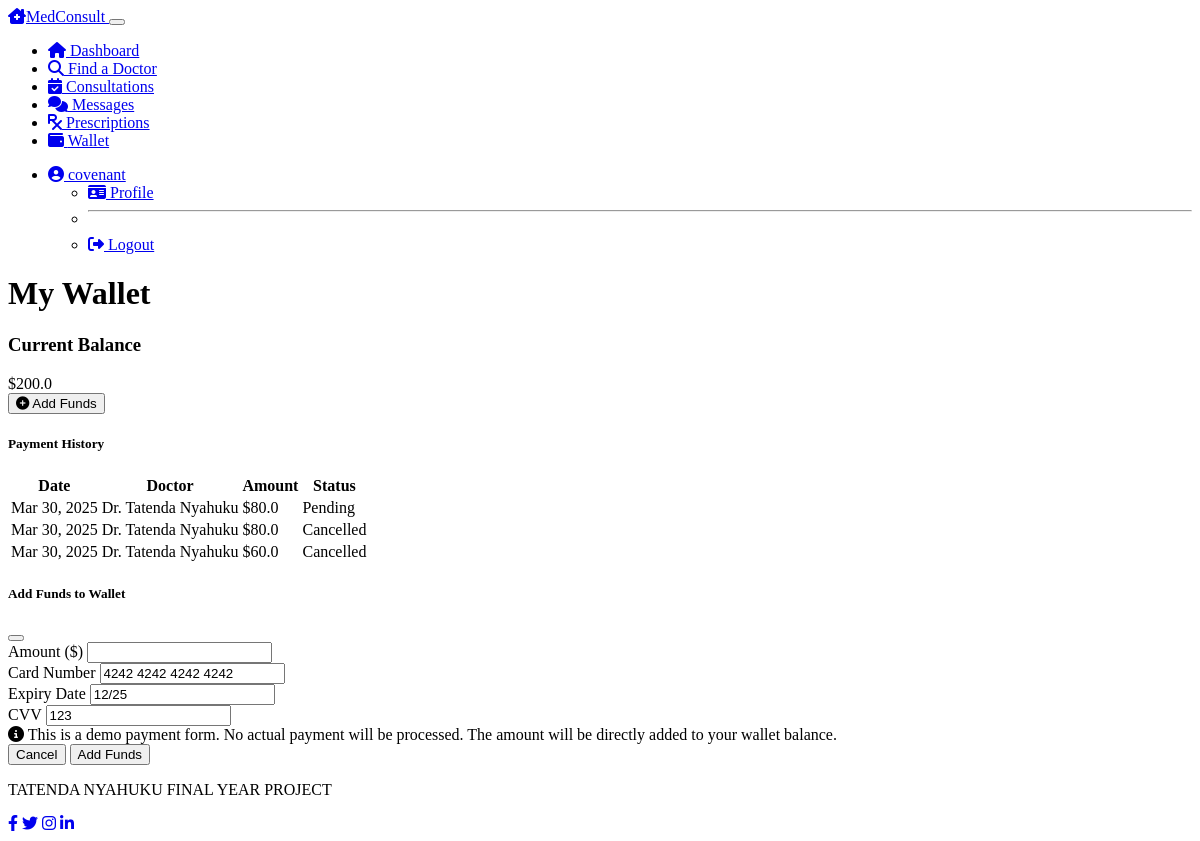
/patient/wallet (signed in), run on the app's committed database.
### models.py (models this page shows, shortened)
class User(UserMixin, db.Model):
    __tablename__ = 'users'
    id = db.Column(db.Integer, primary_key=True)
    email = db.Column(db.String(120), unique=True, nullable=False)
    username = db.Column(db.String(64), nullable=False)
    password_hash = db.Column(db.String(256), nullable=False)
    role = db.Column(db.String(20), nullable=False)  # 'patient', 'doctor', 'admin'
    created_at = db.Column(db.DateTime, default=datetime.utcnow)
    patient = db.relationship('Patient', backref='user', uselist=False, lazy=True)
    doctor = db.relationship('Doctor', backref='user', uselist=False, lazy=True)

class Patient(db.Model):
    __tablename__ = 'patients'
    id = db.Column(db.Integer, primary_key=True)
    user_id = db.Column(db.Integer, db.ForeignKey('users.id'), nullable=False)
    first_name = db.Column(db.String(50), nullable=False)
    last_name = db.Column(db.String(50), nullable=False)
    date_of_birth = db.Column(db.Date, nullable=True)
    phone_number = db.Column(db.String(20), nullable=True)
    address = db.Column(db.String(200), nullable=True)
    consultations = db.relationship('Consultation', backref='patient', lazy=True)
    wallet_balance = db.Column(db.Float, default=0.0)

class Payment(db.Model):
    __tablename__ = 'payments'
    id = db.Column(db.Integer, primary_key=True)
    consultation_id = db.Column(db.Integer, db.ForeignKey('consultations.id'), nullable=False)
    amount = db.Column(db.Float, nullable=False)
    status = db.Column(db.String(50), default='pending')  # pending, completed, refunded
    timestamp = db.Column(db.DateTime, default=datetime.utcnow)
    consultation = db.relationship('Consultation', foreign_keys=[consultation_id])

class Doctor(db.Model):
    __tablename__ = 'doctors'
    id = db.Column(db.Integer, primary_key=True)
    user_id = db.Column(db.Integer, db.ForeignKey('users.id'), nullable=False)
    first_name = db.Column(db.String(50), nullable=False)
    last_name = db.Column(db.String(50), nullable=False)
    specialty = db.Column(db.String(100), nullable=False)
    license_number = db.Column(db.String(50), nullable=False)
    qualifications = db.Column(db.Text, nullable=True)
    min_fee = db.Column(db.Float, nullable=False)
    max_fee = db.Column(db.Float, nullable=False)
    is_verified = db.Column(db.Boolean, default=False)
    consultations = db.relationship('Consultation', backref='doctor', lazy=True)

### routes.py (the view, shortened to what this page needs)
@app.route('/patient/wallet', methods=['GET', 'POST'])
@login_required
@patient_required
def patient_wallet():
    payments = Payment.query.join(Consultation).filter(
        Consultation.patient_id == current_user.patient.id
    ).order_by(Payment.timestamp.desc()).all()
    return render_template('patient/wallet.html',
                          title='My Wallet',
                          wallet_balance=current_user.patient.wallet_balance,
                          payments=payments)

### models.py (called while the page is built)
@login_manager.user_loader
def load_user(user_id):
    user = User.query.get(int(user_id))
    if user:
        return user
    return None

### routes.py (called while the page is built)
def patient_required(f):
    @wraps(f)
    def decorated_function(*args, **kwargs):
        if not current_user.is_authenticated or current_user.role != 'patient':
            flash('Access denied: Patient access required', 'danger')
            return redirect(url_for('login'))
        return f(*args, **kwargs)
    return decorated_function

### templates/patient/wallet.html (shortened to what this page needs)
{% extends "layout.html" %}
{% block content %}
<div class="row mb-4">
    <div class="col-12">
        <h1 class="mb-4">My Wallet</h1>
    </div>
</div>
<div class="row">
    <div class="col-md-4 mb-4">
        <div class="card bg-dark text-light h-100">
            <div class="card-body text-center">
                <h3 class="mb-4">Current Balance</h3>
                <div class="display-4 mb-4">${{ wallet_balance|round(2) }}</div>
                <button class="btn btn-primary" data-bs-toggle="modal" data-bs-target="#addFundsModal">
                    <i class="fas fa-plus-circle me-1"></i> Add Funds
                </button>
            </div>
        </div>
    </div>
    <div class="col-md-8">
        <div class="card bg-dark text-light">
            <div class="card-header">
                <h5 class="mb-0">Payment History</h5>
            </div>
            <div class="card-body">
                {% if payments %}
                    <div class="table-responsive">
                        <table class="table table-dark table-striped">
                            <thead>
                                <tr>
                                    <th>Date</th>
                                    <th>Doctor</th>
                                    <th>Amount</th>
                                    <th>Status</th>
                                </tr>
                            </thead>
                            <tbody>
                                {% for payment in payments %}
                                    <tr>
                                        <td>{{ payment.timestamp.strftime('%b %d, %Y') }}</td>
                                        <td>Dr. {{ payment.consultation.doctor.first_name }} {{ payment.consultation.doctor.last_name }}</td>
                                        <td>${{ payment.amount }}</td>
                                        <td>
                                            {% if payment.status == 'pending' %}
                                                {% if payment.consultation.status == 'cancelled' %}
                                                    <span class="badge bg-secondary">Cancelled</span>
                                                {% else %}
                                                    <span class="badge bg-warning text-dark">Pending</span>
                                                {% endif %}
                                            {% elif payment.status == 'completed' %}
                                                <span class="badge bg-success">Completed</span>
                                            {% elif payment.status == 'refunded' %}
                                                <span class="badge bg-info">Refunded</span>
                                            {% endif %}
                                        </td>
                                    </tr>
                                {% endfor %}
                            </tbody>
                        </table>
                    </div>
                {% else %}
                    <div class="alert alert-info">
                        <i class="fas fa-info-circle me-2"></i>
                        No payment history yet.
                    </div>
                {% endif %}
            </div>
        </div>
    </div>
</div>
<div class="modal fade" id="addFundsModal" tabindex="-1" aria-labelledby="addFundsModalLabel" aria-hidden="true">
    <div class="modal-dialog">
        <div class="modal-content bg-dark text-light">
            <div class="modal-header">
                <h5 class="modal-title" id="addFundsModalLabel">Add Funds to Wallet</h5>
                <button type="button" class="btn-close" data-bs-dismiss="modal" aria-label="Close"></button>
            </div>
            <div class="modal-body">
                <form id="add-funds-form" method="post" action="{{ url_for('patient_wallet') }}">
                    <div class="form-group mb-3">
                        <label for="amount" class="form-label">Amount ($)</label>
                        <input type="number" class="form-control" id="amount" name="amount" min="10" step="1" required>
                    </div>
                    <div class="form-group mb-3">
                        <label for="cardNumber" class="form-label">Card Number</label>
                        <input type="text" class="form-control" id="cardNumber" placeholder="**** **** **** ****" value="4242 4242 4242 4242" required>
                    </div>
                    <div class="row mb-3">
                        <div class="col-md-6">
                            <label for="expiryDate" class="form-label">Expiry Date</label>
                            <input type="text" class="form-control" id="expiryDate" placeholder="MM/YY" value="12/25" required>
                        </div>
                        <div class="col-md-6">
                            <label for="cvv" class="form-label">CVV</label>
                            <input type="text" class="form-control" id="cvv" placeholder="***" value="123" required>
                        </div>
                    </div>
                    <div class="alert alert-info">
                        <i class="fas fa-info-circle me-2"></i>
                        This is a demo payment form. No actual payment will be processed.
                        The amount will be directly added to your wallet balance.
                    </div>
            </div>
            <div class="modal-footer">
                <button type="button" class="btn btn-secondary" data-bs-dismiss="modal">Cancel</button>
                <button type="submit" class="btn btn-primary">Add Funds</button>
            </div>
        </div>
    </div>
</div>
{% endblock %}

### templates/patient/navbar.html (shortened to what this page needs)
<nav class="navbar navbar-expand-lg navbar-dark bg-dark">
    <div class="container">
        <a class="navbar-brand" href="{{ url_for('patient_dashboard') }}">
            <i class="fas fa-clinic-medical me-2"></i>MedConsult
        </a>
        <button class="navbar-toggler" type="button" data-bs-toggle="collapse" data-bs-target="#navbarPatient" aria-controls="navbarPatient" aria-expanded="false" aria-label="Toggle navigation">
        </button>
        <div class="collapse navbar-collapse" id="navbarPatient">
            <ul class="navbar-nav me-auto">
                <li class="nav-item">
                    <a class="nav-link {% if request.path == url_for('patient_dashboard') %}active{% endif %}" href="{{ url_for('patient_dashboard') }}">
                        <i class="fas fa-home me-1"></i> Dashboard
                    </a>
                </li>
                <li class="nav-item">
                    <a class="nav-link {% if request.path == url_for('find_doctor') %}active{% endif %}" href="{{ url_for('find_doctor') }}">
                        <i class="fas fa-search me-1"></i> Find a Doctor
                    </a>
                </li>
                <li class="nav-item">
                    <a class="nav-link {% if request.path == url_for('patient_consultations') %}active{% endif %}" href="{{ url_for('patient_consultations') }}">
                        <i class="fas fa-calendar-check me-1"></i> Consultations
                    </a>
                </li>
                <li class="nav-item">
                    <a class="nav-link {% if request.path == url_for('patient_messages') %}active{% endif %}" href="{{ url_for('patient_messages') }}">
                        <i class="fas fa-comments me-1"></i> Messages
                    </a>
                </li>
                <li class="nav-item">
                    <a class="nav-link {% if request.path == url_for('patient_prescriptions') %}active{% endif %}" href="{{ url_for('patient_prescriptions') }}">
                        <i class="fas fa-prescription me-1"></i> Prescriptions
                    </a>
                </li>
                <li class="nav-item">
                    <a class="nav-link {% if request.path == url_for('patient_wallet') %}active{% endif %}" href="{{ url_for('patient_wallet') }}">
                        <i class="fas fa-wallet me-1"></i> Wallet
                    </a>
                </li>
            </ul>
            <ul class="navbar-nav">
                <li class="nav-item dropdown">
                    <a class="nav-link dropdown-toggle" href="#" id="navbarDropdown" role="button" data-bs-toggle="dropdown" aria-expanded="false">
                        <i class="fas fa-user-circle me-1"></i> {{ current_user.username }}
                    </a>
                    <ul class="dropdown-menu dropdown-menu-end" aria-labelledby="navbarDropdown">
                        <li>
                            <a class="dropdown-item {% if request.path == url_for('patient_profile') %}active{% endif %}" href="{{ url_for('patient_profile') }}">
                                <i class="fas fa-id-card me-2"></i> Profile
                            </a>
                        </li>
                        <li><hr class="dropdown-divider"></li>
                        <li>
                            <a class="dropdown-item" href="{{ url_for('logout') }}">
                                <i class="fas fa-sign-out-alt me-2"></i> Logout
                            </a>
                        </li>
                    </ul>
                </li>
            </ul>
        </div>
    </div>
</nav>

### data on the page
User: username "covenant"
Patient: wallet_balance "200.0"
Payment: timestamp "Mar 30, 2025", consultation.doctor.first_name "Tatenda", consultation.doctor.last_name "Nyahuku", amount "80.0", status "Pending"
Payment: timestamp "Mar 30, 2025", consultation.doctor.first_name "Tatenda", consultation.doctor.last_name "Nyahuku", amount "80.0", status "Cancelled"
Payment: timestamp "Mar 30, 2025", consultation.doctor.first_name "Tatenda", consultation.doctor.last_name "Nyahuku", amount "60.0", status "Cancelled"
